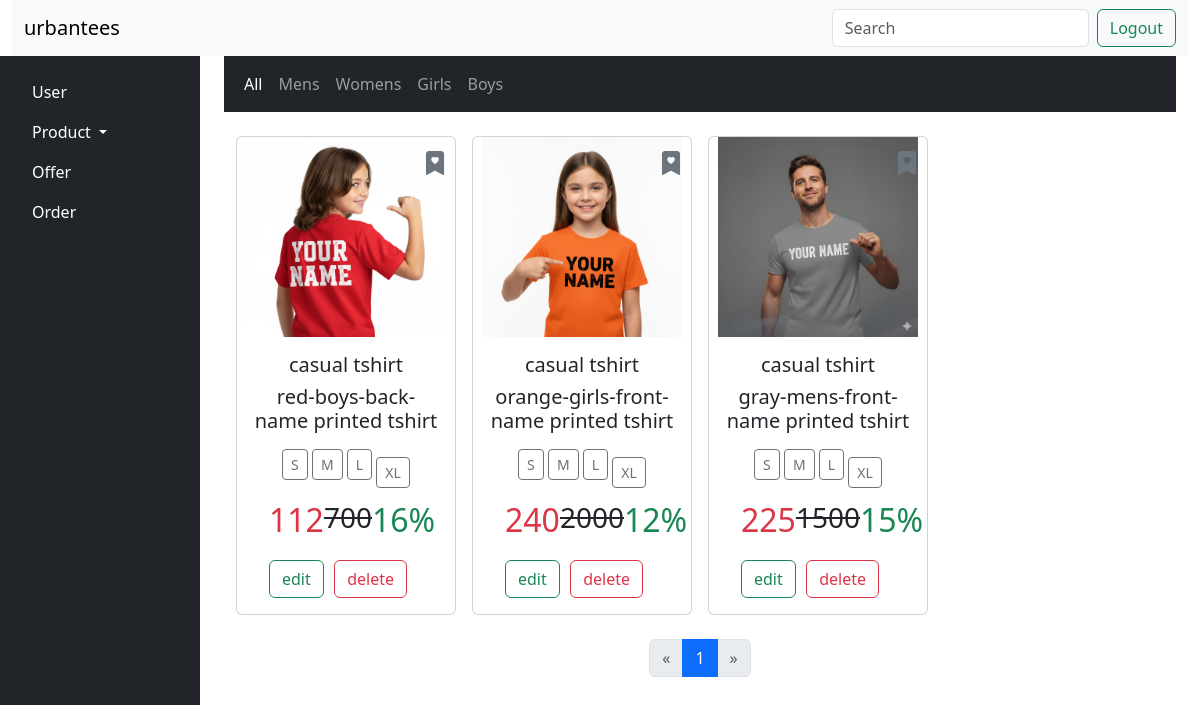
The page /admin_view_product (signed in) on the database as committed earlier.
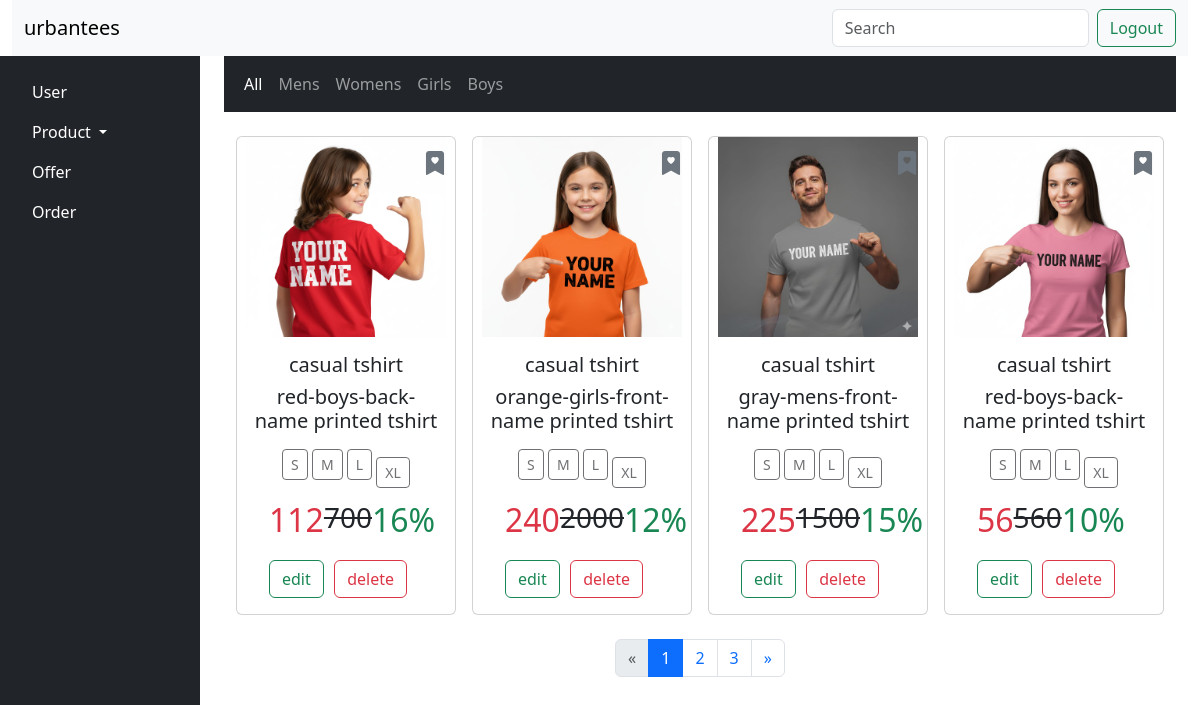
The same page on the database as committed later.
### urban_tees_app/models.py (models this page shows, shortened)
class Product(models.Model):
    CATEGORY_CHOICES = [
        ('mens', 'Mens'),
        ('womens', 'Womens'),
        ('girls', 'Girls'),
        ('boys', 'Boys'),
    ]
    item_image1 = models.CharField(max_length=255)
    item_image2 = models.CharField(max_length=255)
    item_image3 = models.CharField(max_length=255)
    item_image4 = models.CharField(max_length=255)
    item_name = models.CharField(max_length=255)
    item_description = models.CharField(max_length=255)
    new_price = models.IntegerField()
    old_price = models.IntegerField()
    offer = models.IntegerField()
    category = models.CharField(max_length=10, choices=CATEGORY_CHOICES)
    small_size=models.IntegerField()
    medium_size=models.IntegerField()
    large_size=models.IntegerField()
    extralarge_size=models.IntegerField()

### urban_tees_app/views.py (the view)
# urls.py: path('admin_view_product',views.admin_view_product,name='admin_view_product'),
@login_required(login_url='/login/')
def admin_view_product(request):
    item_details = Product.objects.all()
    paginator = Paginator(item_details,4)
    page_number = request.GET.get('page')
    page_obj = paginator.get_page(page_number)
    return render(request, 'admin_view_product.html', {'item':item_details,'page_obj': page_obj})

### urban_tees_app/templates/admin_view_product.html (shortened to what the changed rows need)
{% extends 'admin_layout.html' %}
{% load static %}
{% block content %}
<div class="grid text-center container-fluid" style="--bs-columns: 3;">
<div class="container mt-4">
    <div class="row g-3">
        {% for pro in page_obj %}
        <div class="col-12 col-sm-6 col-md-4 col-lg-3 d-flex">
            <div class="card w-100 position-relative">
                <button class="btn position-absolute top-0 end-0 m-2 p-0 bookmark-btn"
                    style="background: none; border: none;">
                    <i class="bi bi-bookmark-heart-fill fs-4 text-secondary"></i>
                </button>
                <a href="{% url 'user_single_product' pro.id %}">
                    <img src="{% static pro.item_image1 %}" class="card-img-top" alt="product image"
                        style="height: auto; max-height: 200px; object-fit: contain;">
                </a>
                <div class="card-body">
                    <h5 class="card-title">{{ pro.item_name }}</h5>
                    <h5 class="card-text">{{ pro.item_description }}</h5>
                </div>
                <div>
                    <p class="card-text btn btn-outline-dark btn-sm disabled">S</p>
                    <p class="card-text btn btn-outline-dark btn-sm disabled">M</p>
                    <p class="card-text btn btn-outline-dark btn-sm disabled">L</p>
                    <p class="card-text btn btn-outline-dark btn-sm disabled">XL</p>
                </div>
                <ul class="d-flex justify-content-between me-5">
                    <li class="list-group-item text-danger fs-2">{{ pro.new_price }}</li>
                    <li class="list-group-item fs-3"><del>{{ pro.old_price }}</del></li>
                    <li class="list-group-item text-success fs-2">{{ pro.offer }}%</li>
                </ul>
                    <ul class=" d-flex justify-content-between me-5">
                        <a class="btn btn-outline-success" href="{% url 'admin_edit' pro.id  %}">edit</a>
                        <a class="btn btn-outline-danger" href="{% url 'admin_delete_product' pro.id %}">delete</a>
                    </ul>
            </div>
        </div>
        {% empty %}
        <p>No products found.</p>
        {% endfor %}
    </div>
</div>
<div class="grid text-center container-fluid mt-4">
    <nav aria-label="Page navigation">
        <ul class="pagination justify-content-center">
            {% for num in page_obj.paginator.page_range %}
            {% if page_obj.number == num %}
            <li class="page-item active"><span class="page-link">{{ num }}</span></li>
            {% else %}
            <li class="page-item"><a class="page-link" href="?page={{ num }}">{{ num }}</a></li>
            {% endif %}
            {% endfor %}
            {% if page_obj.has_next %}
            <li class="page-item">
                <a class="page-link" href="?page={{ page_obj.next_page_number }}" aria-label="Next">
                    <span aria-hidden="true">&raquo;</span>
                </a>
            </li>
            {% else %}
            <li class="page-item disabled"><span class="page-link">&raquo;</span></li>
            {% endif %}
        </ul>
    </nav>
</div>
</div>
{% endblock %}

Rows that differ between the two databases and show on the page:
added Product: item_image1 (picture), item_name "casual tshirt", item_description "red-boys-back-name printed tshirt", new_price "56", old_price "560", offer "10"
Other text that changed with them:
new list line: "2"
new list line: "3"
